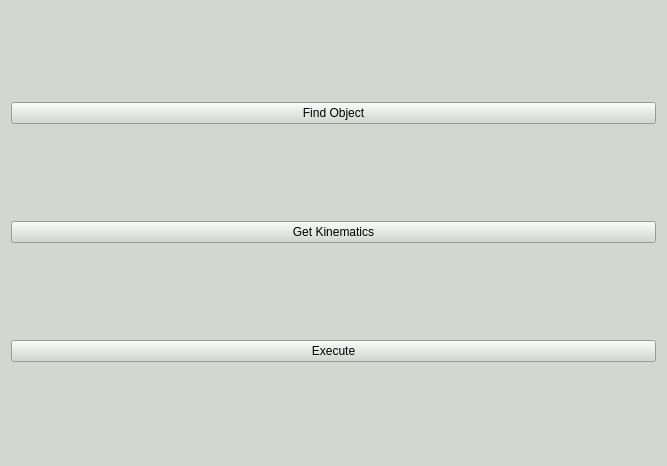
<?xml version="1.0" encoding="UTF-8"?>
<ui version="4.0">
 <class>Form</class>
 <widget class="QWidget" name="Form">
  <property name="geometry">
   <rect>
    <x>0</x>
    <y>0</y>
    <width>667</width>
    <height>466</height>
   </rect>
  </property>
  <property name="windowTitle">
   <string>Form</string>
  </property>
  <property name="styleSheet">
   <string notr="true">background-color: rgb(211, 215, 207);</string>
  </property>
  <layout class="QVBoxLayout" name="verticalLayout">
   <item>
    <widget class="QPushButton" name="pushButton">
     <property name="text">
      <string>Find Object</string>
     </property>
    </widget>
   </item>
   <item>
    <widget class="QPushButton" name="pushButton_2">
     <property name="text">
      <string>Get Kinematics</string>
     </property>
    </widget>
   </item>
   <item>
    <widget class="QPushButton" name="pushButton_3">
     <property name="text">
      <string>Execute</string>
     </property>
    </widget>
   </item>
  </layout>
 </widget>
 <resources/>
 <connections/>
</ui>
